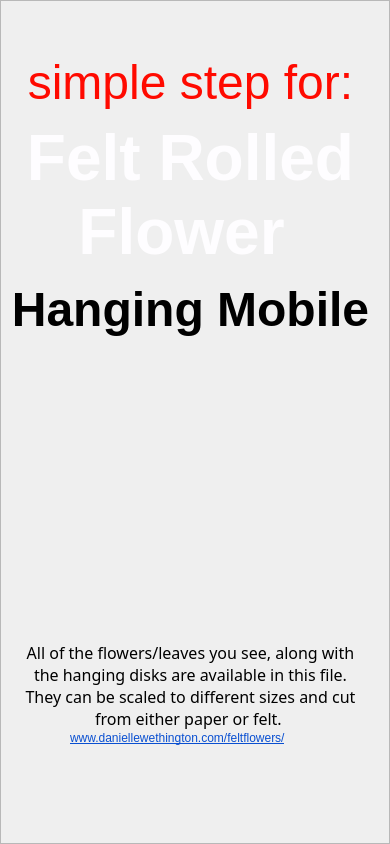
<?xml version="1.0" encoding="UTF-8"?>
<ui version="4.0">
 <class>flowerAll</class>
 <widget class="QWidget" name="flowerAll">
  <property name="geometry">
   <rect>
    <x>0</x>
    <y>0</y>
    <width>390</width>
    <height>844</height>
   </rect>
  </property>
  <property name="sizePolicy">
   <sizepolicy hsizetype="Expanding" vsizetype="Expanding">
    <horstretch>0</horstretch>
    <verstretch>0</verstretch>
   </sizepolicy>
  </property>
  <property name="windowTitle">
   <string>Form</string>
  </property>
  <layout class="QVBoxLayout" name="verticalLayout">
   <property name="spacing">
    <number>0</number>
   </property>
   <property name="leftMargin">
    <number>0</number>
   </property>
   <property name="topMargin">
    <number>0</number>
   </property>
   <property name="rightMargin">
    <number>0</number>
   </property>
   <property name="bottomMargin">
    <number>0</number>
   </property>
   <item>
    <widget class="QFrame" name="frame">
     <property name="frameShape">
      <enum>QFrame::StyledPanel</enum>
     </property>
     <property name="frameShadow">
      <enum>QFrame::Raised</enum>
     </property>
     <widget class="QLabel" name="label">
      <property name="geometry">
       <rect>
        <x>10</x>
        <y>0</y>
        <width>361</width>
        <height>341</height>
       </rect>
      </property>
      <property name="styleSheet">
       <string notr="true">font: 900 14pt &quot;Arial Black&quot;;
font: 13pt &quot;Al Bayan&quot;;</string>
      </property>
      <property name="text">
       <string>&lt;!DOCTYPE HTML PUBLIC &quot;-//W3C//DTD HTML 4.0//EN&quot; &quot;http://www.w3.org/TR/REC-html40/strict.dtd&quot;&gt;
&lt;html&gt;&lt;head&gt;&lt;meta name=&quot;qrichtext&quot; content=&quot;1&quot; /&gt;&lt;meta charset=&quot;utf-8&quot; /&gt;&lt;style type=&quot;text/css&quot;&gt;
p, li { white-space: pre-wrap; }
hr { height: 1px; border-width: 0; }
li.unchecked::marker { content: &quot;\2610&quot;; }
li.checked::marker { content: &quot;\2612&quot;; }
&lt;/style&gt;&lt;/head&gt;&lt;body style=&quot; font-family:'Al Bayan'; font-size:13pt; font-weight:400; font-style:normal;&quot;&gt;
&lt;p align=&quot;center&quot; style=&quot; margin-top:12px; margin-bottom:12px; margin-left:0px; margin-right:0px; -qt-block-indent:0; text-indent:0px;&quot;&gt;&lt;br /&gt;&lt;/p&gt;
&lt;p align=&quot;center&quot; style=&quot; margin-top:12px; margin-bottom:12px; margin-left:0px; margin-right:0px; -qt-block-indent:0; text-indent:0px;&quot;&gt;&lt;span style=&quot; font-size:36pt; color:#ff0a00;&quot;&gt;simple step for:&lt;/span&gt;&lt;/p&gt;
&lt;p align=&quot;center&quot; style=&quot; margin-top:12px; margin-left:0px; margin-right:0px; -qt-block-indent:0; text-indent:0px;&quot;&gt;&lt;span style=&quot; font-size:48pt; font-weight:700; color:#fefdff;&quot;&gt;Felt Rolled &lt;br /&gt;Flower &lt;/span&gt;&lt;/p&gt;
&lt;p align=&quot;center&quot; style=&quot; margin-top:12px; margin-bottom:12px; margin-left:0px; margin-right:0px; -qt-block-indent:0; text-indent:0px;&quot;&gt;&lt;span style=&quot; font-size:36pt; font-weight:700; color:#000000;&quot;&gt;Hanging Mobile&lt;/span&gt;&lt;/p&gt;&lt;/body&gt;&lt;/html&gt;</string>
      </property>
     </widget>
     <widget class="QLabel" name="label_2">
      <property name="geometry">
       <rect>
        <x>20</x>
        <y>630</y>
        <width>341</width>
        <height>111</height>
       </rect>
      </property>
      <property name="font">
       <font>
        <family>Al Bayan</family>
       </font>
      </property>
      <property name="text">
       <string>&lt;html&gt;&lt;head/&gt;&lt;body&gt;&lt;p&gt;&lt;span style=&quot; font-size:12pt;&quot;&gt;All of the flowers/leaves you see, along with the hanging disks are available in this file. They can be scaled to different sizes and cut from either paper or felt. &lt;/span&gt;&lt;/p&gt;&lt;/body&gt;&lt;/html&gt;</string>
      </property>
      <property name="alignment">
       <set>Qt::AlignCenter</set>
      </property>
      <property name="wordWrap">
       <bool>true</bool>
      </property>
      <property name="textInteractionFlags">
       <set>Qt::LinksAccessibleByKeyboard|Qt::LinksAccessibleByMouse</set>
      </property>
     </widget>
     <widget class="QLabel" name="label_3">
      <property name="geometry">
       <rect>
        <x>70</x>
        <y>730</y>
        <width>261</width>
        <height>16</height>
       </rect>
      </property>
      <property name="text">
       <string>&lt;html&gt;&lt;head/&gt;&lt;body&gt;&lt;p&gt;&lt;a href=&quot;https://www.daniellewethington.com/feltflowers/&quot;&gt;&lt;span style=&quot; text-decoration: underline; color:#094fd1;&quot;&gt;www.daniellewethington.com/feltflowers/&lt;/span&gt;&lt;/a&gt;&lt;/p&gt;&lt;/body&gt;&lt;/html&gt;</string>
      </property>
      <property name="openExternalLinks">
       <bool>true</bool>
      </property>
      <property name="textInteractionFlags">
       <set>Qt::LinksAccessibleByKeyboard|Qt::LinksAccessibleByMouse</set>
      </property>
     </widget>
    </widget>
   </item>
  </layout>
 </widget>
 <resources/>
 <connections/>
</ui>
